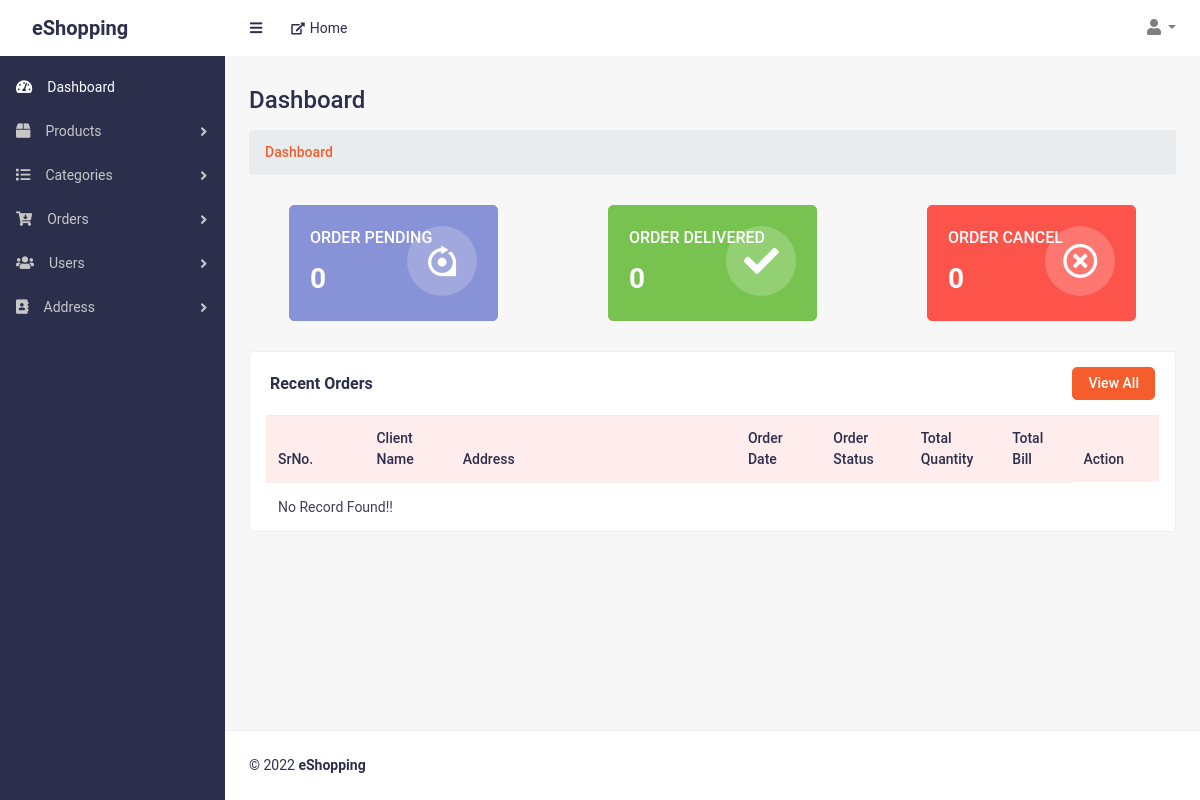
/index.php (signed in), run on an earlier commit of the app's database.
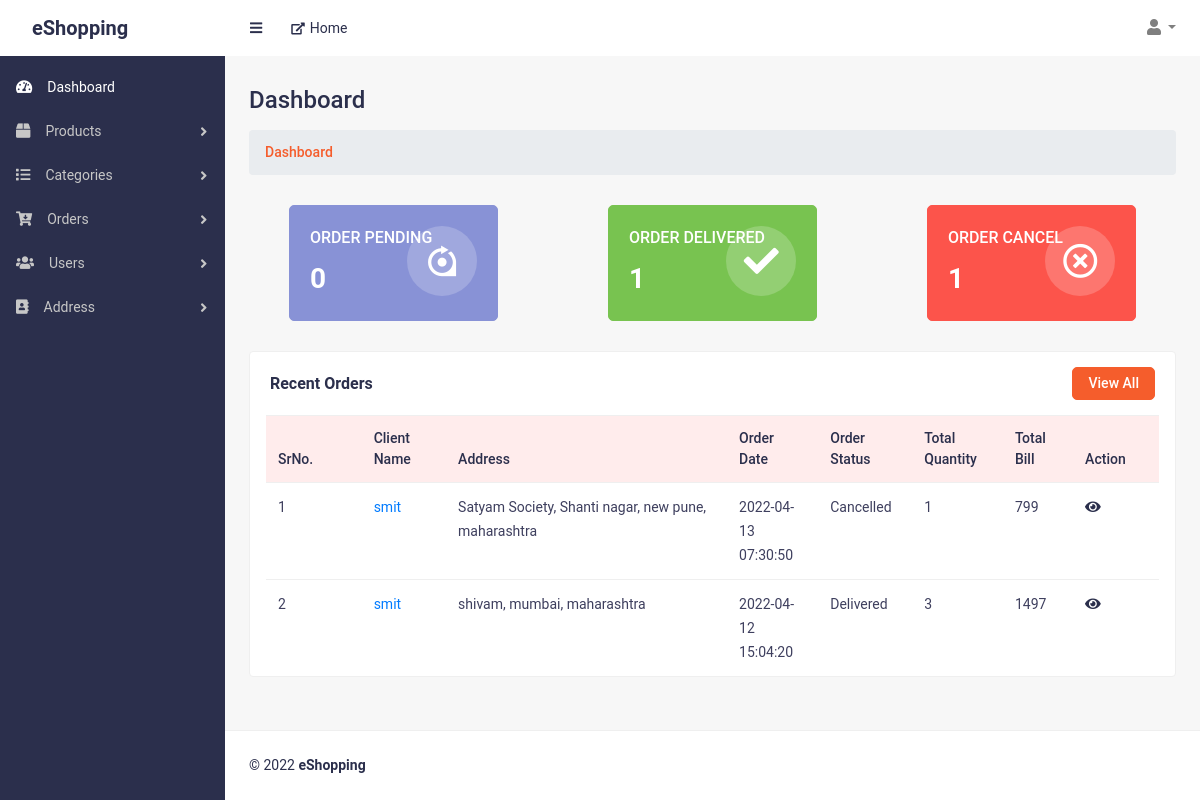
And on a later commit of the database.
### tables this page shows
CREATE TABLE `orders` (
  `id` int(11) NOT NULL,
  `userId` int(11) NOT NULL,
  `totalPrice` int(11) NOT NULL,
  `totalQuantity` int(11) NOT NULL,
  `orderStatus` tinyint(2) NOT NULL,
  `modifiedDate` datetime DEFAULT NULL,
  `createdDate` datetime DEFAULT NULL,
  `status` tinyint(2) NOT NULL DEFAULT 0
);

CREATE TABLE `users` (
  `id` int(11) NOT NULL,
  `username` varchar(50) NOT NULL,
  `email` varchar(50) NOT NULL,
  `password` varchar(16) NOT NULL,
  `firstname` varchar(50) NOT NULL,
  `lastname` varchar(50) NOT NULL,
  `gender` tinyint(2) NOT NULL,
  `mobile` varchar(12) NOT NULL,
  `phone` varchar(12) NOT NULL,
  `interestList` varchar(100) NOT NULL,
  `modifiedDate` datetime DEFAULT NULL,
  `createdDate` datetime DEFAULT NULL,
  `status` tinyint(2) NOT NULL DEFAULT 0
);

CREATE TABLE `orderaddress` (
  `id` int(11) NOT NULL,
  `orderId` int(11) NOT NULL,
  `streetName` varchar(50) NOT NULL,
  `cityId` int(11) NOT NULL,
  `countryId` int(11) NOT NULL,
  `stateId` int(11) NOT NULL,
  `modifiedDate` datetime DEFAULT NULL,
  `createdDate` datetime DEFAULT NULL,
  `status` tinyint(2) NOT NULL DEFAULT 0
);

CREATE TABLE `cities` (
  `id` int(11) NOT NULL,
  `city` varchar(50) NOT NULL,
  `stateId` int(11) NOT NULL,
  `countryId` int(11) NOT NULL,
  `modifiedDate` datetime DEFAULT NULL,
  `createdDate` datetime DEFAULT NULL,
  `status` tinyint(4) NOT NULL DEFAULT 0
);

CREATE TABLE `states` (
  `id` int(11) NOT NULL,
  `state` varchar(50) NOT NULL,
  `countryId` int(11) NOT NULL,
  `modifiedDate` datetime DEFAULT NULL,
  `createdDate` datetime DEFAULT NULL,
  `status` tinyint(2) NOT NULL DEFAULT 0
);

### handler/dbHandler.php (called while the page is built, shortened)
<?php
class DBConnection
{
    private $hostname = "localhost";
    private $username = "root";
    private $password = "";
    private $database = "eshopping";
    private $conn;
    function __construct()
    {
        $this->conn = new mysqli($this->hostname, $this->username, $this->password, $this->database);
    }
    function getConnection()
    {
        return $this->conn;
    }
}

### handler/orderHandler.php (called while the page is built, shortened)
<?php
require_once("dbHandler.php");
class OrderHandler extends DBConnection
{
    function getRecentOrders($limit)
    {
        $sql = "SELECT orders.*, users.username, oa.streetName, cities.city, states.state, countries.country FROM orders JOIN users ON users.id=orders.userId JOIN orderaddress as oa ON oa.orderId=orders.id JOIN cities ON oa.cityId=cities.id JOIN states ON oa.stateId=states.id JOIN countries ON countries.id=oa.countryId WHERE orders.status=0 AND users.status=0 AND oa.status=0 AND cities.status=0 AND states.status=0 AND countries.status=0 ORDER BY orders.id DESC LIMIT $limit";
        $result = $this->getConnection()->query($sql);
        $records = [];
        if ($result->num_rows > 0) {
            while ($row = $result->fetch_assoc()) {
                array_push($records, $row);
            }
        } else {
            $records = [];
        }
        return $records;
    }
    function TotalPending($search = '')
    {
        $search_ = ($search == '') ? 1 : "users.username LIKE '%" . $search . "%'";
        $sql = "SELECT count(*) AS total FROM orders JOIN users ON users.id=orders.userId WHERE $search_ AND orders.orderStatus=0 AND orders.status=0 AND users.status=0";
        $result = $this->getConnection()->query($sql);
        if ($result && $result->num_rows > 0) {
            return $result->fetch_assoc()["total"];
        }
        return 0;
    }
    function TotalCompleted($search = '')
    {
        $search_ = ($search == '') ? 1 : "users.username LIKE '%" . $search . "%'";
        $sql = "SELECT count(*) AS total FROM orders JOIN users ON users.id=orders.userId WHERE $search_ AND orders.orderStatus=1 AND orders.status=0 AND users.status=0";
        $result = $this->getConnection()->query($sql);
        if ($result && $result->num_rows > 0) {
            return $result->fetch_assoc()["total"];
        }
        return 0;
    }
    function TotalCancelled($search = '')
    {
        $search_ = ($search == '') ? 1 : "users.username LIKE '%" . $search . "%'";
        $sql = "SELECT count(*) AS total FROM orders JOIN users ON users.id=orders.userId WHERE $search_ AND orders.orderStatus=2 AND orders.status=0 AND users.status=0";
        $result = $this->getConnection()->query($sql);
        if ($result && $result->num_rows > 0) {
            return $result->fetch_assoc()["total"];
        }
        return 0;
    }
}

### index.php (the view, shortened to what this page needs)
<?php
require("./handler/orderHandler.php");
$obj = new OrderHandler();
$orders = $obj->getRecentOrders(5);
$totalPending = $obj->TotalPending();
$totalCompleted = $obj->TotalCompleted();
$totalCancelled = $obj->TotalCancelled();
?>
<!DOCTYPE html>
<html lang="en">
<head>
	<link href="css/styles.css" rel="stylesheet">
	<link href="css/admin-style.css" rel="stylesheet">
	<link href="vendor/bootstrap/css/bootstrap.min.css" rel="stylesheet">
	<link href="vendor/fontawesome-free/css/all.min.css" rel="stylesheet">
</head>
<body class="sb-nav-fixed">
	<?php
	include_once("./includes/header.php");
	?>
	<div id="layoutSidenav">
		<div id="layoutSidenav_nav">
			<?php
			include_once("./includes/sidebar.php");
			?>
		</div>
		<div id="layoutSidenav_content">
			<main>
				<div class="container-fluid">
					<h2 class="mt-30 page-title">Dashboard</h2>
					<ol class="breadcrumb mb-30">
						<li class="breadcrumb-item active">Dashboard</li>
					</ol>
					<div class="row d-flex justify-content-around">
						<div class="col-xl-3 col-md-6">
							<div class="dashboard-report-card purple">
								<div class="card-content">
									<span class="card-title">Order Pending</span>
									<span class="card-count"><?= $totalPending ?></span>
								</div>
								<div class="card-media">
									<i class="fab fa-rev"></i>
								</div>
							</div>
						</div>
						<div class="col-xl-3 col-md-6">
							<div class="dashboard-report-card success">
								<div class="card-content">
									<span class="card-title">ORDER Delivered</span>
									<span class="card-count"><?= $totalCompleted ?></span>
								</div>
								<div class="card-media">
									<i class="fas fa-check"></i>
								</div>
							</div>
						</div>
						<div class="col-xl-3 col-md-6">
							<div class="dashboard-report-card red">
								<div class="card-content">
									<span class="card-title">Order Cancel</span>
									<span class="card-count"><?= $totalCancelled ?></span>
								</div>
								<div class="card-media">
									<i class="far fa-times-circle"></i>
								</div>
							</div>
						</div>
						<div class="col-xl-12 col-md-12">
							<div class="card card-static-2 mb-30">
								<div class="card-title-2">
									<h4><b>Recent Orders</b></h4>
									<a href="orders.php" class="view-btn hover-btn">View All</a>
								</div>
								<div class="card-body-table px-3">
									<div class="table-responsive">
										<table class="table ucp-table table-hover">
											<thead>
											<tr>
													<th style="width:120px">SrNo.</th>
													<th style="width:100px">Client Name</th>
													<th style="width:400px">Address</th>
													<th style="width:100px">Order Date</th>
													<th style="width:100px">Order Status</th>
													<th style="width:100px">Total Quantity</th>
													<th style="width:80px">Total Bill</th>
													<th style="width:100px">Action</th>
												</tr>
											</thead>
											<tbody>
												<?php
												if (count($orders) > 0) {
													$srno = 1;
													foreach ($orders as $order) {
												?>
														<tr>
															<td><?= $srno++ ?></td>
															<td>
																<a href="view_customer.php?view=<?= $order["userId"] ?>" target="_blank"><?= $order["username"] ?></a>
															</td>
															<td><?= $order["streetName"] . ", " . $order["city"] . ", " . $order["state"] ?></td>
															<td>
																<span class="delivery-time"><?= $order["createdDate"] ?></span>
															</td>
															<td>
																<?php
																	switch($order["orderStatus"]){
																		case 1;
																			echo "Delivered";
																			break;
																		case 2;
																			echo "Cancelled";
																			break;
																	}
																?>
															</td>
															<td><?= $order["totalQuantity"] ?></td>
															<td><?= $order["totalPrice"] ?></td>
															<td class="action-btns">
                                                                <a href="view_order.php?view=<?=$order["id"]?>" class="view-shop-btn" title="View"><i class="fas fa-eye"></i></a>
                                                            </td>
														</tr>
												<?php
													}
												} else {
													echo "<tr><td colspan=7>No Record Found!!</td></tr>";
												}
												?>
											</tbody>
										</table>
									</div>
								</div>
							</div>
						</div>
					</div>
				</div>
			</main>
			<?php
			include_once("./includes/footer.php");
			?>
		</div>
	</div>
</body>
</html>

### includes/header.php (shortened to what this page needs)
<nav class="sb-topnav navbar navbar-expand navbar-light bg-clr">
    <a class="navbar-brand logo-brand" href="index.php">eShopping</a>
    <button class="btn btn-link btn-sm order-1 order-lg-0" id="sidebarToggle" href="#"><i class="fas fa-bars"></i></button>
    <a href="index.php" class="frnt-link"><i class="fas fa-external-link-alt"></i>Home</a>
    <ul class="navbar-nav ml-auto mr-md-0">
        <li class="nav-item dropdown">
            <a class="nav-link dropdown-toggle" id="userDropdown" href="#" role="button" data-toggle="dropdown" aria-haspopup="true" aria-expanded="false"><i class="fas fa-user fa-fw"></i></a>
        </li>
    </ul>
</nav>

### includes/sidebar.php (shortened to what this page needs)
<nav class="sb-sidenav accordion sb-sidenav-dark" id="sidenavAccordion">
    <div class="sb-sidenav-menu">
        <div class="nav">
            <a class="nav-link active" href="index.php">
                <div class="sb-nav-link-icon"><i class="fas fa-tachometer-alt"></i></div>
                Dashboard
            </a>
            <a class="nav-link collapsed" href="#" data-toggle="collapse" data-target="#collapseProducts" aria-expanded="false" aria-controls="collapseProducts">
                <div class="sb-nav-link-icon"><i class="fas fa-box"></i></div>
                Products
                <div class="sb-sidenav-collapse-arrow"><i class="fas fa-angle-down"></i></div>
            </a>
            <a class="nav-link collapsed" href="#" data-toggle="collapse" data-target="#collapseCategories" aria-expanded="false" aria-controls="collapseCategories">
                <div class="sb-nav-link-icon"><i class="fas fa-list"></i></div>
                Categories
                <div class="sb-sidenav-collapse-arrow"><i class="fas fa-angle-down"></i></div>
            </a>
            <a class="nav-link collapsed" href="#" data-toggle="collapse" data-target="#collapseOrders" aria-expanded="false" aria-controls="collapseOrders">
                <div class="sb-nav-link-icon"><i class="fas fa-cart-arrow-down	"></i></div>
                Orders
                <div class="sb-sidenav-collapse-arrow"><i class="fas fa-angle-down"></i></div>
            </a>
            <a class="nav-link collapsed" href="#" data-toggle="collapse" data-target="#collapseServiser" aria-expanded="false" aria-controls="collapseServiser">
                <div class="sb-nav-link-icon"><i class="fas fa-users"></i></div>
                Users
                <div class="sb-sidenav-collapse-arrow"><i class="fas fa-angle-down"></i></div>
            </a>
            <a class="nav-link collapsed" href="#" data-toggle="collapse" data-target="#collapseAddress" aria-expanded="false" aria-controls="collapseAddress">
                <div class="sb-nav-link-icon"><i class="fas fa-address-book"></i></div>
                Address
                <div class="sb-sidenav-collapse-arrow"><i class="fas fa-angle-down"></i></div>
            </a>
        </div>
    </div>
</nav>

### includes/footer.php
<footer class="py-4 bg-footer mt-auto">
    <div class="container-fluid">
        <div class="d-flex align-items-center justify-content-between small">
            <div class="text-muted-1">© 2022 <b>eShopping</b></div>
        </div>
    </div>
</footer>

### css/styles.css (style rules this page uses)
html { font-family: roboto, sans-serif !important; line-height: 1.15; -webkit-text-size-adjust: 100%; -webkit-tap-highlight-color: transparent }
article, aside, figcaption, figure, footer, header, hgroup, main, nav, section { display: block }
body { margin: 0; font-family: roboto, sans-serif !important; font-size: 1rem; font-weight: 400; line-height: 1.5; color: #2b2f4c; text-align: left; background-color: #f7f7f7 }
h1, h2, h3, h4, h5, h6 { margin-top: 0; margin-bottom: .5rem }
ol, ul, dl { margin-top: 0; margin-bottom: 1rem }
b, strong { font-weight: bolder }
a { color: #007bff; text-decoration: none; background-color: transparent }
table { border-collapse: collapse }
button { outline: none; box-shadow: inset 0 0 0 rgba(0, 0, 0, .1) !important }
th { text-align: inherit }
h1, h2, h3, h4, h5, h6, .h1, .h2, .h3, .h4, .h5, .h6 { margin-bottom: .5rem; font-weight: 500; line-height: 1.2 }
h2, .h2 { font-size: 2rem }
h4, .h4 { font-size: 1.5rem }
small, .small { font-size: 80%; font-weight: 400 }
@media (min-width:576px) { .frnt-link { margin-left: 0 } }
html, body { height: 100% }
.container, .container-fluid, .container-sm, .container-md, .container-lg, .container-xl { padding-left: 1.5rem; padding-right: 1.5rem }
#layoutSidenav { display: flex }
#layoutSidenav #layoutSidenav_nav { flex-basis: 225px; flex-shrink: 0; transition: transform .15s ease-in-out; z-index: 1038; transform: translateX(-225px) }
#layoutSidenav #layoutSidenav_content { position: relative; display: flex; flex-direction: column; justify-content: space-between; min-width: 0; flex-grow: 1; min-height: calc(100vh - 56px); margin-left: -225px }
@media (min-width:992px) { #layoutSidenav #layoutSidenav_nav { transform: translateX(0) } }
@media (min-width:992px) { #layoutSidenav #layoutSidenav_content { margin-left: 0; transition: margin .15s ease-in-out } }
.sb-nav-fixed .sb-topnav { z-index: 1039 }
.sb-nav-fixed #layoutSidenav #layoutSidenav_nav { width: 225px; height: 100vh; z-index: 1038 }
.sb-nav-fixed #layoutSidenav #layoutSidenav_nav .sb-sidenav { padding-top: 56px }
.sb-nav-fixed #layoutSidenav #layoutSidenav_nav .sb-sidenav .sb-sidenav-menu { overflow-y: auto; padding-top: 10px }
.sb-nav-fixed #layoutSidenav #layoutSidenav_content { padding-left: 225px; top: 56px; background-color: #f7f7f7 !important }
.nav .nav-link .sb-nav-link-icon, .sb-sidenav-menu .nav-link .sb-nav-link-icon { margin-right: .5rem }
.sb-topnav { padding-left: 0; height: 56px; z-index: 1039 }
.sb-topnav .navbar-brand { width: 225px; padding-left: 1rem; padding-right: 1rem; margin: 0 }
.sb-topnav.navbar-light #sidebarToggle { color: #2b2f4c }
.sb-sidenav { display: flex; flex-direction: column; height: 100%; flex-wrap: nowrap }
.sb-sidenav .sb-sidenav-menu { flex-grow: 1 }
.sb-sidenav .sb-sidenav-menu .nav { flex-direction: column; flex-wrap: nowrap }
.sb-sidenav .sb-sidenav-menu .nav .nav-link { display: flex; align-items: center; padding-top: .7rem; padding-bottom: .7rem; font-weight: 400; font-size: 14px; position: relative }
.sb-sidenav .sb-sidenav-menu .nav .nav-link .sb-nav-link-icon { font-size: .9rem }
.sb-sidenav .sb-sidenav-menu .nav .nav-link .sb-sidenav-collapse-arrow { display: inline-block; margin-left: auto; transition: transform .15s ease }
.sb-sidenav .sb-sidenav-menu .nav .nav-link.collapsed .sb-sidenav-collapse-arrow { transform: rotate(-90deg) }
.sb-sidenav-dark { background-color: #2b2f4c; color: rgba(255, 255, 255, .5) }
.sb-sidenav-dark .sb-sidenav-menu .nav-link { color: #c7c7c7 }
.sb-sidenav-dark .sb-sidenav-menu .nav-link .sb-nav-link-icon { color: #c7c7c7; margin-right: 15px }
.sb-sidenav-dark .sb-sidenav-menu .nav-link .sb-sidenav-collapse-arrow { color: #c7c7c7 }
.sb-sidenav-dark .sb-sidenav-menu .nav-link.active { color: #fff }
.sb-sidenav-dark .sb-sidenav-menu .nav-link.active .sb-nav-link-icon { color: #fff }

What changed in the data, as far as the page shows it:
added orders: userId.username "smit", orderaddress.streetName "Satyam Society, Shanti nagar", cities.city "new pune", states.state "maharashtra", createdDate "2022-04-13 07:30:50", orderStatus "Cancelled", totalQuantity "1", totalPrice "799"
added orders: userId.username "smit", orderaddress.streetName "shivam", cities.city "mumbai", states.state "maharashtra", createdDate "2022-04-12 15:04:20", orderStatus "Delivered", totalQuantity "3", totalPrice "1497"
Also different on the page:
$totalCompleted: "0" → "1"
$totalCancelled: "0" → "1"
text no longer shown: "No Record Found!!"
